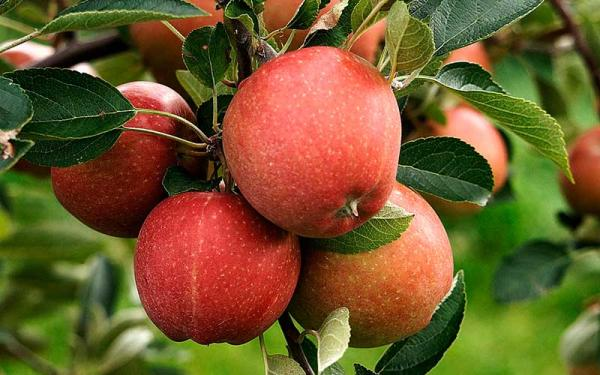
#> input picture Client/manzana.jpg, 600 x 375 px
$ jupyter execute --allow-errors client.ipynb
#> lines starting #> are read from the running program, lines starting #| are printed output that depends on the picture
[cell 1]
import socket

#> (a cell that did not finish here is left out)

#> (a cell that did not finish here is left out)

#> (a cell that did not finish here is left out)

[cell 5]
import cv2

[cell 6]
import numpy as np

[cell 7]
bits = open('manzana.jpg', 'rb').read()

[cell 8]
bits = np.frombuffer(bits, dtype=np.uint8)

[cell 9]
image = cv2.imdecode(bits, flags=1)
#> image is the input picture: shape (375, 600, 3); mean B, G, R 43.8, 88.4, 111.8

[cell 10]
cv2.imwrite("sas.png", cv2.cvtColor(image, cv2.COLOR_BGR2RGB))
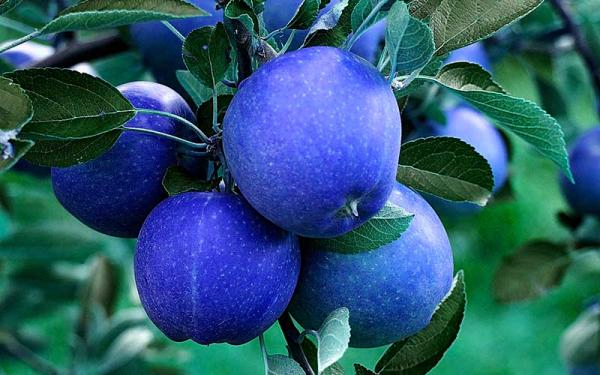
#> saved as sas.png: shape (375, 600, 3); mean B, G, R 111.8, 88.4, 43.8
#> Out = True
